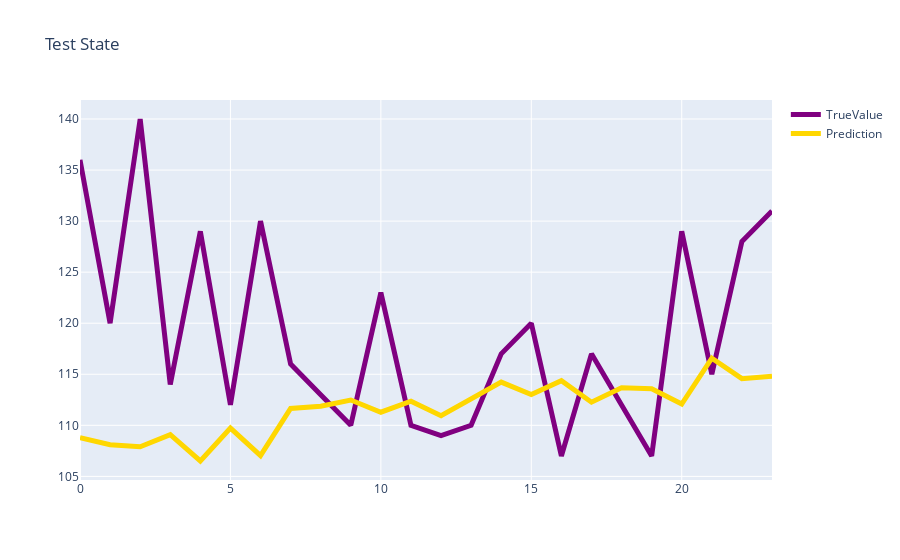

Notebook code for this chart:
### Markdown cell above
### 05 test model

### Code cell
if instance.test:
    print(f">>>>>>>>>>>>>>>>>>>>>>>>>开始{instance.model}模型测试<<<<<<<<<<<<<<<<<<<<<<<<<<<")
    test(model, instance, test_loader, scaler)

### Figure 1 — Plotly figure (JSON) as saved in the notebook; plotly's stock layout.template omitted (floating-point values rounded to 4 significant figures)
{"data": [{"line": {"color": "purple", "width": 5}, "mode": "lines", "name": "TrueValue", "type": "scatter", "y": [136.0, 120.0, 140.0, 114.0, 129.0, 112.0, 130.0, 116.0, 113.0, 110.0, 123.0, 110.0, 109.0, 110.0, 117.0, 120.0, 107.0, 117.0, 112.0, 107.0, 129.0, 115.0, 128.0, 131.0]}, {"line": {"color": "gold", "width": 5}, "mode": "lines", "name": "Prediction", "type": "scatter", "y": [108.8, 108.1, 107.9, 109.1, 106.5, 109.7, 107.0, 111.6, 111.9, 112.5, 111.3, 112.4, 110.9, 112.5, 114.2, 113.0, 114.4, 112.3, 113.7, 113.6, 112.1, 116.6, 114.6, 114.8]}], "layout": {"title": {"text": "Test State"}}}
